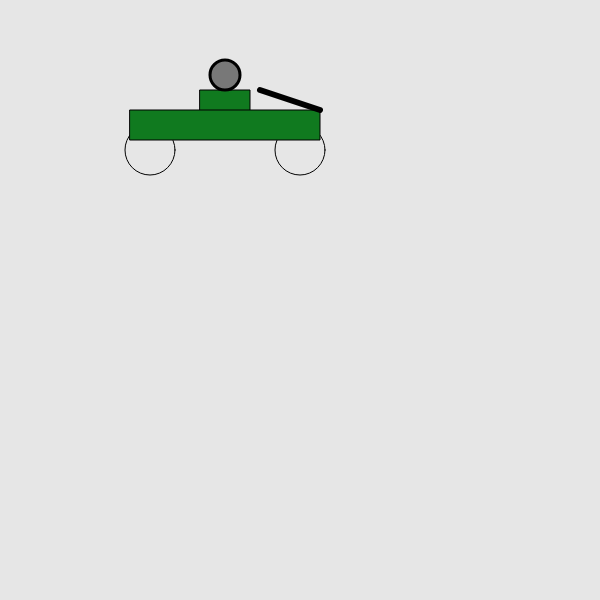
Frame 1 (no input)
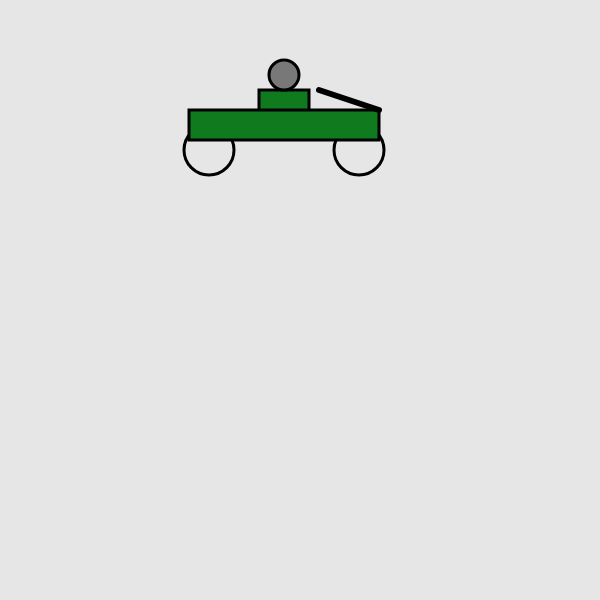
Frame 60 (no input)
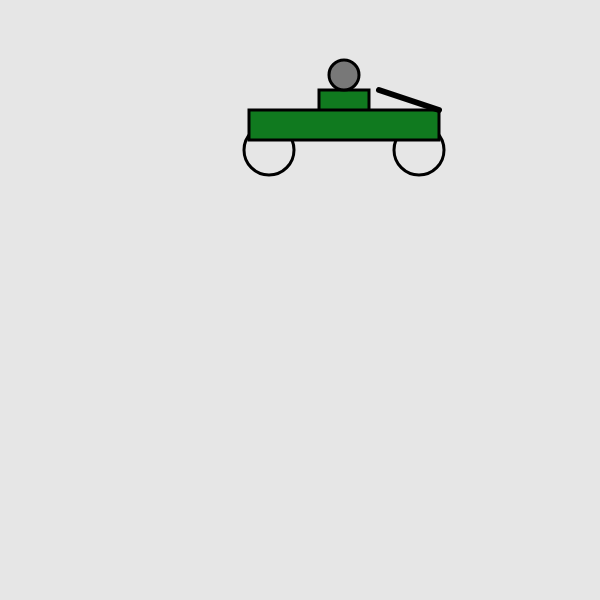
Frame 120 (the mouse pressed at the canvas centre since frame 60)

The p5.js sketch that drew these frames (run headless with seeded random() and noise() and a simulated clock; from frame 60 on, the mouse is pressed at the canvas centre):

// p5.js sketch
// ── sketch.js
var count = 0;


function setup() {
  createCanvas(600, 600);
 
}

function draw() {
  background(230);
  noFill();
  var move = count
  
  ellipse(150 + move, 150, 50, 50);
  ellipse(300 + move, 150, 50, 50);
  fill(16,122,31)
  rect(200 + move, 90, 50,30);
  rect(130 + move, 110, 190, 30);
  strokeWeight(6);
  line(320 + move, 110, 260 + move, 90);
  strokeWeight(3);
  fill(120);
  ellipse(225 + move, 75, 30, 30);
  
  count = count + 1;
}
